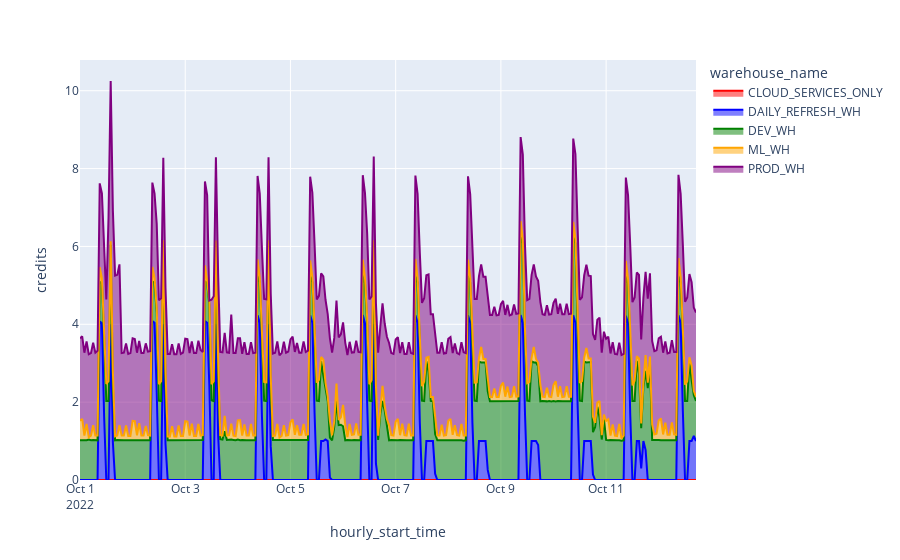

Source (notebook cell):
### Code cell
df_by_warehouse_ts=df.groupby(['warehouse_name','hourly_start_time']).sum('numeric_only').reset_index()
fig = px.area(df_by_warehouse_ts, x="hourly_start_time", y="credits", color="warehouse_name",color_discrete_sequence=color_scheme)
fig.show()

### Figure 1 — Plotly figure (JSON) as saved in the notebook; plotly's stock layout.template omitted (floating-point values rounded to 4 significant figures; data arrays with more than 128 entries replaced by an {"elided": "..."} marker saying what was removed)
{"data": [{"fillpattern": {"shape": ""}, "hovertemplate": "warehouse_name=CLOUD_SERVICES_ONLY<br>hourly_start_time=%{x}<br>credits=%{y}<extra></extra>", "legendgroup": "CLOUD_SERVICES_ONLY", "line": {"color": "red"}, "marker": {"symbol": "circle"}, "mode": "lines", "name": "CLOUD_SERVICES_ONLY", "orientation": "v", "showlegend": true, "stackgroup": "1", "type": "scatter", "x": ["2022-10-04T10:00:00", "2022-10-04T23:00:00", "2022-10-05T20:00:00", "2022-10-07T18:00:00", "2022-10-07T23:00:00", "2022-10-11T23:00:00", "2022-10-12T15:00:00"], "xaxis": "x", "y": [0, 0, 0, 0, 0, 0, 0], "yaxis": "y"}, {"fillpattern": {"shape": ""}, "hovertemplate": "warehouse_name=DAILY_REFRESH_WH<br>hourly_start_time=%{x}<br>credits=%{y}<extra></extra>", "legendgroup": "DAILY_REFRESH_WH", "line": {"color": "blue"}, "marker": {"symbol": "circle"}, "mode": "lines", "name": "DAILY_REFRESH_WH", "orientation": "v", "showlegend": true, "stackgroup": "1", "type": "scatter", "x": ["2022-10-01T09:00:00", "2022-10-01T10:00:00", "2022-10-01T11:00:00", "2022-10-01T14:00:00", "2022-10-01T15:00:00", "2022-10-02T09:00:00", "2022-10-02T10:00:00", "2022-10-02T11:00:00", "2022-10-02T14:00:00", "2022-10-02T15:00:00", "2022-10-03T09:00:00", "2022-10-03T10:00:00", "2022-10-03T11:00:00", "2022-10-03T14:00:00", "2022-10-03T15:00:00", "2022-10-03T20:00:00", "2022-10-04T01:00:00", "2022-10-04T09:00:00", "2022-10-04T10:00:00", "2022-10-04T11:00:00", "2022-10-04T14:00:00", "2022-10-04T15:00:00", "2022-10-05T09:00:00", "2022-10-05T10:00:00", "2022-10-05T11:00:00", "2022-10-05T14:00:00", "2022-10-05T15:00:00", "2022-10-05T16:00:00", "2022-10-05T17:00:00", "2022-10-05T18:00:00", "2022-10-06T09:00:00", "2022-10-06T10:00:00", "2022-10-06T11:00:00", "2022-10-06T14:00:00", "2022-10-06T15:00:00", "2022-10-07T09:00:00", "2022-10-07T10:00:00", "2022-10-07T11:00:00", "2022-10-07T14:00:00", "2022-10-07T15:00:00", "2022-10-07T16:00:00", "2022-10-07T17:00:00", "2022-10-07T18:00:00", "2022-10-07T23:00:00", "2022-10-08T09:00:00", "2022-10-08T10:00:00", "2022-10-08T11:00:00", "2022-10-08T14:00:00", "2022-10-08T15:00:00", "2022-10-08T16:00:00", "2022-10-08T17:00:00", "2022-10-08T18:00:00", "2022-10-09T09:00:00", "2022-10-09T10:00:00", "2022-10-09T11:00:00", "2022-10-09T14:00:00", "2022-10-09T15:00:00", "2022-10-09T16:00:00", "2022-10-09T17:00:00", "2022-10-10T09:00:00", "2022-10-10T10:00:00", "2022-10-10T11:00:00", "2022-10-10T14:00:00", "2022-10-10T15:00:00", "2022-10-10T16:00:00", "2022-10-10T17:00:00", "2022-10-10T18:00:00", "2022-10-11T00:00:00", "2022-10-11T02:00:00", "2022-10-11T09:00:00", "2022-10-11T10:00:00", "2022-10-11T11:00:00", "2022-10-11T14:00:00", "2022-10-11T15:00:00", "2022-10-11T16:00:00", "2022-10-11T17:00:00", "2022-10-11T18:00:00", "2022-10-12T02:00:00", "2022-10-12T06:00:00", "2022-10-12T09:00:00", "2022-10-12T10:00:00", "2022-10-12T11:00:00", "2022-10-12T14:00:00", "2022-10-12T15:00:00", "2022-10-12T16:00:00", "2022-10-12T17:00:00"], "xaxis": "x", "y": [4.07, 4.03, 1.65, 4, 0.97, 4.08, 4.04, 2.24, 4, 0.93, 4.08, 4.04, 2.43, 4, 1.16, 0, 0, 4.23, 4.04, 1.63, 4, 0.87, 4.23, 4.04, 1.73, 1, 1, 1.04, 1, 0.06, 4.24, 4.03, 1.97, 4, 0.42, 4.23, 4.04, 1.49, 1, 1, 1, 1, 0.16, 0, 4.23, 4.04, 1.48, 1, 1, 1, 1, 0.26, 4.24, 4.04, 1.69, 1, 1, 1, 0.9, 4.23, 4.04, 1.92, 1, 1, 1, 1, 0.14, 0, 0, 4.22, 4.03, 1.69, 1, 1, 0.3, 1, 0.77, 0, 0, 4.23, 4.04, 1.77, 1, 1, 1.13, 1], "yaxis": "y"}, {"fillpattern": {"shape": ""}, "hovertemplate": "warehouse_name=DEV_WH<br>hourly_start_time=%{x}<br>credits=%{y}<extra></extra>", "legendgroup": "DEV_WH", "line": {"color": "green"}, "marker": {"symbol": "circle"}, "mode": "lines", "name": "DEV_WH", "orientation": "v", "showlegend": true, "stackgroup": "1", "type": "scatter", "x": {"elided": "282 str values"}, "xaxis": "x", "y": {"elided": "282 float values"}, "yaxis": "y"}, {"fillpattern": {"shape": ""}, "hovertemplate": "warehouse_name=ML_WH<br>hourly_start_time=%{x}<br>credits=%{y}<extra></extra>", "legendgroup": "ML_WH", "line": {"color": "orange"}, "marker": {"symbol": "circle"}, "mode": "lines", "name": "ML_WH", "orientation": "v", "showlegend": true, "stackgroup": "1", "type": "scatter", "x": {"elided": "282 str values"}, "xaxis": "x", "y": {"elided": "282 float values"}, "yaxis": "y"}, {"fillpattern": {"shape": ""}, "hovertemplate": "warehouse_name=PROD_WH<br>hourly_start_time=%{x}<br>credits=%{y}<extra></extra>", "legendgroup": "PROD_WH", "line": {"color": "purple"}, "marker": {"symbol": "circle"}, "mode": "lines", "name": "PROD_WH", "orientation": "v", "showlegend": true, "stackgroup": "1", "type": "scatter", "x": {"elided": "281 str values"}, "xaxis": "x", "y": {"elided": "281 float values"}, "yaxis": "y"}], "layout": {"legend": {"title": {"text": "warehouse_name"}, "tracegroupgap": 0}, "margin": {"t": 60}, "xaxis": {"anchor": "y", "domain": [0, 1], "title": {"text": "hourly_start_time"}}, "yaxis": {"anchor": "x", "domain": [0, 1], "title": {"text": "credits"}}}}
